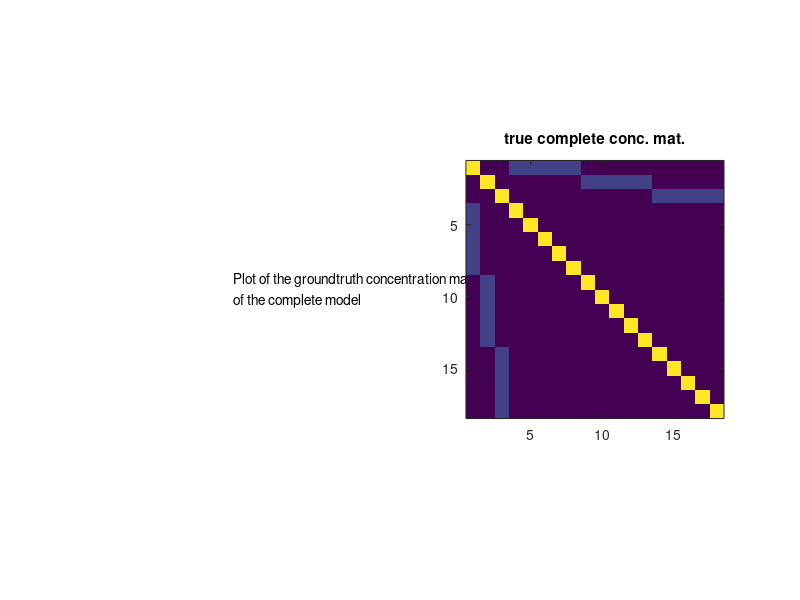
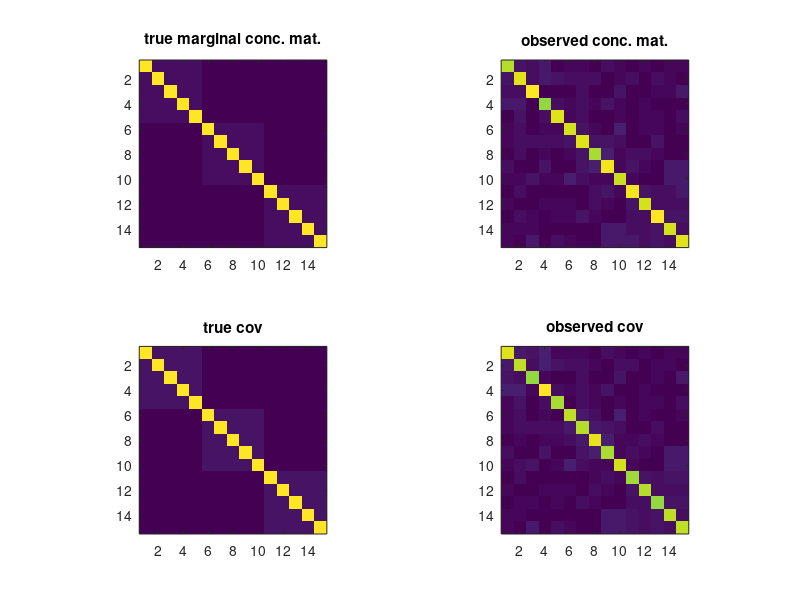

These figures' MATLAB source, in order: (Note: this script raises an error after producing the figures.)
%
% EXPERIMEpt ON non oriepted graph structure learning with latept variables
%
% We build the complete model and sample from it
% We assume latept variables ndependept

%% add paths
clc; clear all; close all;
addpath('../main');
addpath('../active-set');
addpath('../atom-selection');
addpath('../utils');
% addpath('../other');
addpath('../prox');
addpath('../TPower_1.0');
addpath('../TPower_1.0/algorithms/TPower/');
addpath('../TPower_1.0/misc/');

HOME = '/Users/marina/Documents/learning-gm/code-from-Kim-Chuan/LogdetPPA-0';
addpath(strcat(HOME,'/solver/'))
addpath(strcat(HOME,'/solver/mexfun'))
addpath(strcat(HOME,'/util/'))

% addpath LogdetPPA-0/;
% addpath LogdetPPA-0/solver/;
% addpath LogdetPPA-0/solver/mexfun/;
% addpath LogdetPPA-0/util/;
ttime  = clock;

%% settings

n0=1000; % number of samples

pl=3; % number of latept variables
po=15;% number of observed variables
pt=po+pl;

slo=.2; % level of sparsity on latent-observed block of conceptration mat
soo=.2; % level of sparsity on latent-observed block of conceptration mat
Too=0*tril(rand(po,po)<soo,-1);
Doo=.2*(Too+Too')+eye(po);
Dol=zeros(po,pl);
Dol(1:5,1)=ones(5,1);
Dol(6:10,2)=ones(5,1);
Dol(11:15,3)=ones(5,1);
Dol=.2*Dol;

%% construction of the conceptration matrix
Dfull=zeros(pt);
Dfull(1:pl,1:pl)=eye(pl);
Dfull((pl+1):pt,(pl+1):pt)=Doo;
Dfull(1:pl,(pl+1):pt)=Dol';
Dfull((pl+1):pt,1:pl)=Dol;

Dfull=.5*(Dfull+Dfull');
Dmargo=Doo-Dol*Dol';


descr = {'Plot of the function:';
    'y = A{\ite}^{-\alpha{\itt}}';
    ' ';
    'With the values:';
    'A = 0.25';
    '\alpha = .005';
    't = 0:1000'};

descr = {'Plot of the groundtruth concentration matrix';
    'of the complete model'};

figure(1);clf;
subplot(1,2,1)
axis off;
text(0.5,.5,descr)
pbaspect([1 1 1]);
subplot(1,2,2)
imagesc(abs(Dfull));
pbaspect([1 1 1]);
title('true complete conc. mat.');



if eigs(Dfull,1,'sa')<0
    error('The conceptration matrix of the complete model is not PSD \n')
end

%% sampling data
mu=zeros(1,pt); % vector of means
Xfull=mvnrnd(mu, inv(Dfull), n0)';
X=Xfull((pl+1):pt,:);
S=cov(X');
%S=inv(Dmargo);
S=.5*(S+S');

%% plotting

figure(2);clf;
subplot(2,2,1);
imagesc(abs(Dmargo));
pbaspect([1 1 1]);
title('true marginal conc. mat.');
subplot(2,2,2);
imagesc(abs(inv(S)));
pbaspect([1 1 1]);
title('observed conc. mat.');
subplot(2,2,3);
imagesc(abs(inv(Dmargo)));
pbaspect([1 1 1]);
title('true cov');
subplot(2,2,4);
imagesc(abs(S));
pbaspect([1 1 1]);
title('observed cov');


%% LVGGM Chandrasekaran S-L, (Sparse-Low Rank)

%%
%% set up SDP data in SDPT3 format
%%
Sigma=S;
n=po;
rho=1e-2;
invD = speye(n,n); 

%
n2 = n*(n+1)/2;
b = zeros(n2,1);
C{1} = Sigma;
blk{1,1} = 's'; blk{1,2} = n;
[Iall,Jall] = find(triu(ones(n)));
tmp = [Iall,Jall];
m2 = size(tmp,1);
Icomp = tmp(:,1); Jcomp = tmp(:,2);
Itmp  = Icomp + Jcomp.*(Jcomp-1)/2;
Atmp  = spconvert([Itmp,[1:m2]',ones(m2,1); n2,m2,0]);
At{1} = Atmp;
%%
beta = 1e-2;
blk{2,1} = 's'; blk{2,2} = n;
At{2,1}  = Atmp;
C{2,1}   = beta*speye(n,n);
%%
blk{3,1} = 'l'; blk{3,2} = 2*n2;
Identity = speye(n2);
At{3,1} = [-Identity,Identity]';
idx = find(Icomp == Jcomp);
ee  = sqrt(2)*ones(m2,1);
if ~isempty(idx); ee(idx) = ones(length(idx),1); end
C{3,1} = rho*[ee; ee];
fprintf('\n Set up data time = %3.2f',etime(clock,ttime));
runPPA = 1;
if (runPPA)
    OPTIONS.smoothing  = 1;
    OPTIONS.scale_data = 0; %% or 2;
    OPTIONS.plotyes    = 0;
    OPTIONS.tol        = 1e-10;
    mu = [1; 0; 0];
    [obj,X,y,Z,info,runhist] = logdetPPA(blk,At,C,b,mu,OPTIONS);
    obj = sum(sum(Sigma.*X{1}))-sum(log(eig(X{1})))+rho*sum(sum(abs(X{1})));
    X1 = invD*X{1}*invD; X1 = 0.5*(X1+X1');
    X2 = invD*X{2}*invD; X2 = 0.5*(X2+X2');
end

%% solution
Ssl=X1+X2;
Lsl=X2;

%Usl=chol(Lsl);
[VV DD]=eig(Lsl);
dd=diag(DD);
VV=VV(:,dd>1e-15);
dd=dd(dd>1e-15);
Usl=VV*diag(sqrt(dd));

p=n;
nl=length(dd);

Dsl=zeros(p+nl);
Dsl(1:nl,1:nl)=eye(nl);
Dsl((nl+1):(nl+p),(nl+1):(nl+p))=Ssl;
Dsl(1:nl,(nl+1):(nl+p))=Usl';
Dsl((nl+1):(nl+p),1:nl)=Usl;


figure(3);clf;
subplot(2,2,1);
imagesc(abs(Dmargo));
pbaspect([1 1 1]);
title('true marginal conc. mat.');
subplot(2,2,2);
imagesc(abs(inv(S)));
pbaspect([1 1 1]);
title('observed conc. mat.');
subplot(2,2,3);
imagesc(abs(Ssl+Lsl));
pbaspect([1 1 1]);
title('extimated conc. mat.');
subplot(2,2,4);
axis off
pbaspect([1 1 1]);

descr_gen = {'Formulation S-L where ';
    'with sparse + low rank regularization';
    'solved SD programming';
    ['number of samples n=' num2str(n0)];
    };

descr_par = {['\rho = ' num2str(rho) '  (rho)'];
    ['\beta = ' num2str(beta) '  (beta)'];};

%%
figure(4);clf;
subplot(3,2,1)
axis off;
text(0,.5,descr_gen)
pbaspect([1 1 1]);
subplot(3,2,2)
axis off;
text(0,.5,descr_par)
pbaspect([1 1 1]);
subplot(3,2,3)
imagesc(abs(Dfull));
pbaspect([1 1 1]);
title('true complete conc. mat.');
subplot(3,2,4)
imagesc(abs(Dsl));
pbaspect([1 1 1]);
title('estimated complete conc. mat.');
subplot(3,2,5)
imagesc(abs(Dfull)>1e-10);
pbaspect([1 1 1]);
title('true support');
subplot(3,2,6)
imagesc(abs(Dsl)>1e-10);
pbaspect([1 1 1]);
title('estimated support');
